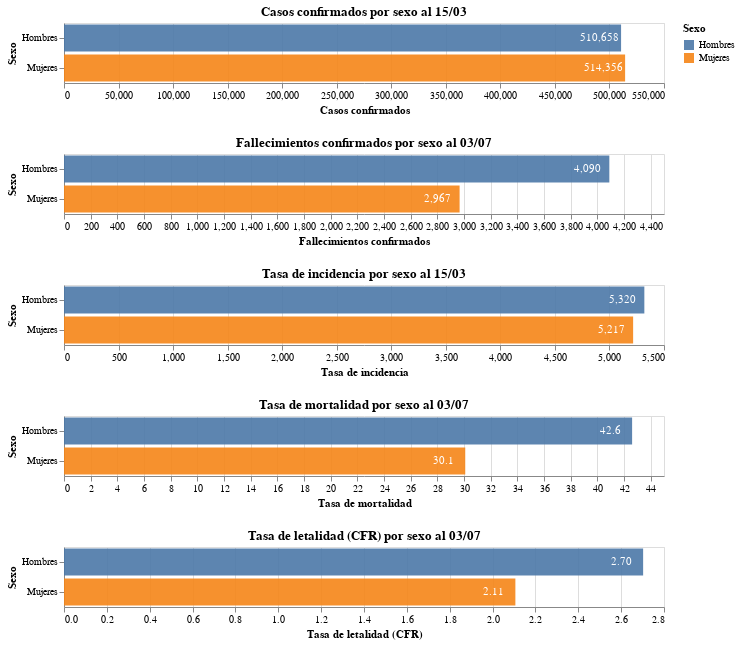

Write notebook code for a chart like this one.
### Code cell
#hide_input
alt.vconcat(my_plot(df_casos, last_date), my_plot(df_muertes, deaths_last_date), my_plot(df_ti, last_date), my_plot(df_tm, deaths_last_date, 1), my_plot(df_cfr, deaths_last_date, 2))#.save(f'CC.png', scale_factor=8.0)

### Figure 1 — Vega-Lite specification as saved in the notebook (floating-point values rounded to 4 significant figures)
{"config": {"view": {"continuousWidth": 400, "continuousHeight": 300}}, "vconcat": [{"layer": [{"mark": {"type": "bar", "opacity": 0.9}, "encoding": {"color": {"type": "nominal", "field": "Sexo"}, "tooltip": [{"type": "nominal", "field": "Sexo"}, {"type": "quantitative", "field": "Casos confirmados"}], "x": {"type": "quantitative", "field": "Casos confirmados"}, "y": {"type": "nominal", "field": "Sexo"}}}, {"mark": {"type": "text", "color": "white", "dx": -22, "dy": 0}, "encoding": {"text": {"type": "quantitative", "field": "Casos confirmados", "format": ",.0f"}, "x": {"type": "quantitative", "field": "Casos confirmados", "stack": "zero"}, "y": {"type": "nominal", "field": "Sexo"}}}], "data": {"name": "data-9475ddf6efcae2a72adf2ff60f0fbbb6"}, "height": {"step": 30}, "title": "Casos confirmados por sexo al 15/03", "width": 600}, {"layer": [{"mark": {"type": "bar", "opacity": 0.9}, "encoding": {"color": {"type": "nominal", "field": "Sexo"}, "tooltip": [{"type": "nominal", "field": "Sexo"}, {"type": "quantitative", "field": "Fallecimientos confirmados"}], "x": {"type": "quantitative", "field": "Fallecimientos confirmados"}, "y": {"type": "nominal", "field": "Sexo"}}}, {"mark": {"type": "text", "color": "white", "dx": -22, "dy": 0}, "encoding": {"text": {"type": "quantitative", "field": "Fallecimientos confirmados", "format": ",.0f"}, "x": {"type": "quantitative", "field": "Fallecimientos confirmados", "stack": "zero"}, "y": {"type": "nominal", "field": "Sexo"}}}], "data": {"name": "data-b200e8ddfb07951ff44809cb2c7343ec"}, "height": {"step": 30}, "title": "Fallecimientos confirmados por sexo al 03/07", "width": 600}, {"layer": [{"mark": {"type": "bar", "opacity": 0.9}, "encoding": {"color": {"type": "nominal", "field": "Sexo"}, "tooltip": [{"type": "nominal", "field": "Sexo"}, {"type": "quantitative", "field": "Tasa de incidencia"}], "x": {"type": "quantitative", "field": "Tasa de incidencia"}, "y": {"type": "nominal", "field": "Sexo"}}}, {"mark": {"type": "text", "color": "white", "dx": -22, "dy": 0}, "encoding": {"text": {"type": "quantitative", "field": "Tasa de incidencia", "format": ",.0f"}, "x": {"type": "quantitative", "field": "Tasa de incidencia", "stack": "zero"}, "y": {"type": "nominal", "field": "Sexo"}}}], "data": {"name": "data-f12da010072180cb094e0f374602f98b"}, "height": {"step": 30}, "title": "Tasa de incidencia por sexo al 15/03", "width": 600}, {"layer": [{"mark": {"type": "bar", "opacity": 0.9}, "encoding": {"color": {"type": "nominal", "field": "Sexo"}, "tooltip": [{"type": "nominal", "field": "Sexo"}, {"type": "quantitative", "field": "Tasa de mortalidad"}], "x": {"type": "quantitative", "field": "Tasa de mortalidad"}, "y": {"type": "nominal", "field": "Sexo"}}}, {"mark": {"type": "text", "color": "white", "dx": -22, "dy": 0}, "encoding": {"text": {"type": "quantitative", "field": "Tasa de mortalidad", "format": ",.1f"}, "x": {"type": "quantitative", "field": "Tasa de mortalidad", "stack": "zero"}, "y": {"type": "nominal", "field": "Sexo"}}}], "data": {"name": "data-5eb6f04861a33ff14d1e13b2174a7b1d"}, "height": {"step": 30}, "title": "Tasa de mortalidad por sexo al 03/07", "width": 600}, {"layer": [{"mark": {"type": "bar", "opacity": 0.9}, "encoding": {"color": {"type": "nominal", "field": "Sexo"}, "tooltip": [{"type": "nominal", "field": "Sexo"}, {"type": "quantitative", "field": "Tasa de letalidad (CFR)"}], "x": {"type": "quantitative", "field": "Tasa de letalidad (CFR)"}, "y": {"type": "nominal", "field": "Sexo"}}}, {"mark": {"type": "text", "color": "white", "dx": -22, "dy": 0}, "encoding": {"text": {"type": "quantitative", "field": "Tasa de letalidad (CFR)", "format": ",.2f"}, "x": {"type": "quantitative", "field": "Tasa de letalidad (CFR)", "stack": "zero"}, "y": {"type": "nominal", "field": "Sexo"}}}], "data": {"name": "data-e6ee9696e05480f272c3f161b5fb531c"}, "height": {"step": 30}, "title": "Tasa de letalidad (CFR) por sexo al 03/07", "width": 600}], "$schema": "https://vega.github.io/schema/vega-lite/v4.8.1.json", "datasets": {"data-9475ddf6efcae2a72adf2ff60f0fbbb6": [{"Sexo": "Hombres", "Casos confirmados": 510658}, {"Sexo": "Mujeres", "Casos confirmados": 514356}], "data-b200e8ddfb07951ff44809cb2c7343ec": [{"Sexo": "Hombres", "Fallecimientos confirmados": 4090}, {"Sexo": "Mujeres", "Fallecimientos confirmados": 2967}], "data-f12da010072180cb094e0f374602f98b": [{"Sexo": "Hombres", "Tasa de incidencia": 5320.0}, {"Sexo": "Mujeres", "Tasa de incidencia": 5217.0}], "data-5eb6f04861a33ff14d1e13b2174a7b1d": [{"Sexo": "Hombres", "Tasa de mortalidad": 42.61}, {"Sexo": "Mujeres", "Tasa de mortalidad": 30.09}], "data-e6ee9696e05480f272c3f161b5fb531c": [{"Sexo": "Hombres", "Tasa de letalidad (CFR)": 2.703}, {"Sexo": "Mujeres", "Tasa de letalidad (CFR)": 2.106}]}}
